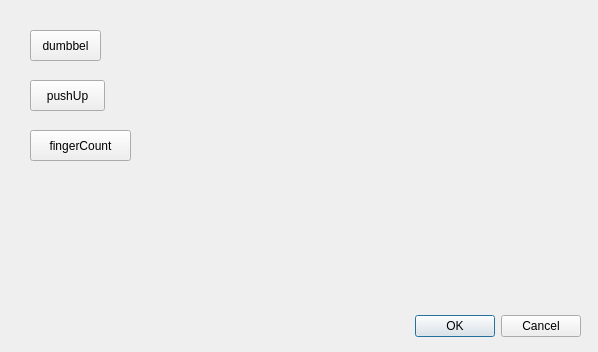
<?xml version="1.0" encoding="UTF-8"?>
<ui version="4.0">
 <class>Dialog</class>
 <widget class="QDialog" name="Dialog">
  <property name="geometry">
   <rect>
    <x>0</x>
    <y>0</y>
    <width>598</width>
    <height>352</height>
   </rect>
  </property>
  <property name="windowTitle">
   <string>Dialog</string>
  </property>
  <widget class="QDialogButtonBox" name="buttonBox">
   <property name="geometry">
    <rect>
     <x>240</x>
     <y>310</y>
     <width>341</width>
     <height>32</height>
    </rect>
   </property>
   <property name="orientation">
    <enum>Qt::Horizontal</enum>
   </property>
   <property name="standardButtons">
    <set>QDialogButtonBox::Cancel|QDialogButtonBox::Ok</set>
   </property>
  </widget>
  <widget class="QPushButton" name="startDumbbelBtn">
   <property name="geometry">
    <rect>
     <x>30</x>
     <y>30</y>
     <width>71</width>
     <height>31</height>
    </rect>
   </property>
   <property name="text">
    <string>dumbbel</string>
   </property>
  </widget>
  <widget class="QPushButton" name="pushUpBtn">
   <property name="geometry">
    <rect>
     <x>30</x>
     <y>80</y>
     <width>75</width>
     <height>31</height>
    </rect>
   </property>
   <property name="text">
    <string>pushUp</string>
   </property>
  </widget>
  <widget class="QPushButton" name="fingerCount">
   <property name="geometry">
    <rect>
     <x>30</x>
     <y>130</y>
     <width>101</width>
     <height>31</height>
    </rect>
   </property>
   <property name="text">
    <string>fingerCount</string>
   </property>
  </widget>
 </widget>
 <resources/>
 <connections>
  <connection>
   <sender>buttonBox</sender>
   <signal>accepted()</signal>
   <receiver>Dialog</receiver>
   <slot>accept()</slot>
   <hints>
    <hint type="sourcelabel">
     <x>248</x>
     <y>254</y>
    </hint>
    <hint type="destinationlabel">
     <x>157</x>
     <y>274</y>
    </hint>
   </hints>
  </connection>
  <connection>
   <sender>buttonBox</sender>
   <signal>rejected()</signal>
   <receiver>Dialog</receiver>
   <slot>reject()</slot>
   <hints>
    <hint type="sourcelabel">
     <x>316</x>
     <y>260</y>
    </hint>
    <hint type="destinationlabel">
     <x>286</x>
     <y>274</y>
    </hint>
   </hints>
  </connection>
 </connections>
</ui>
